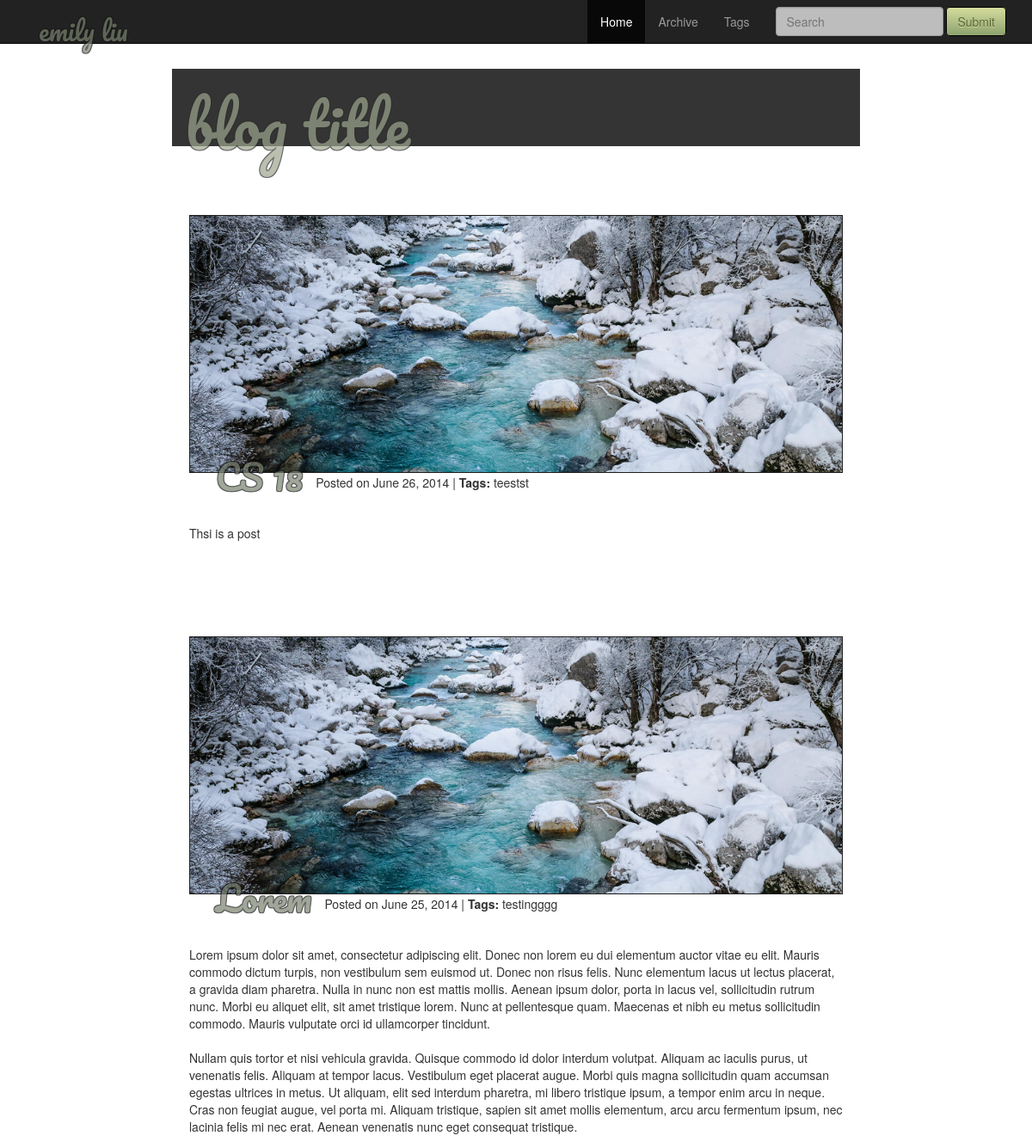
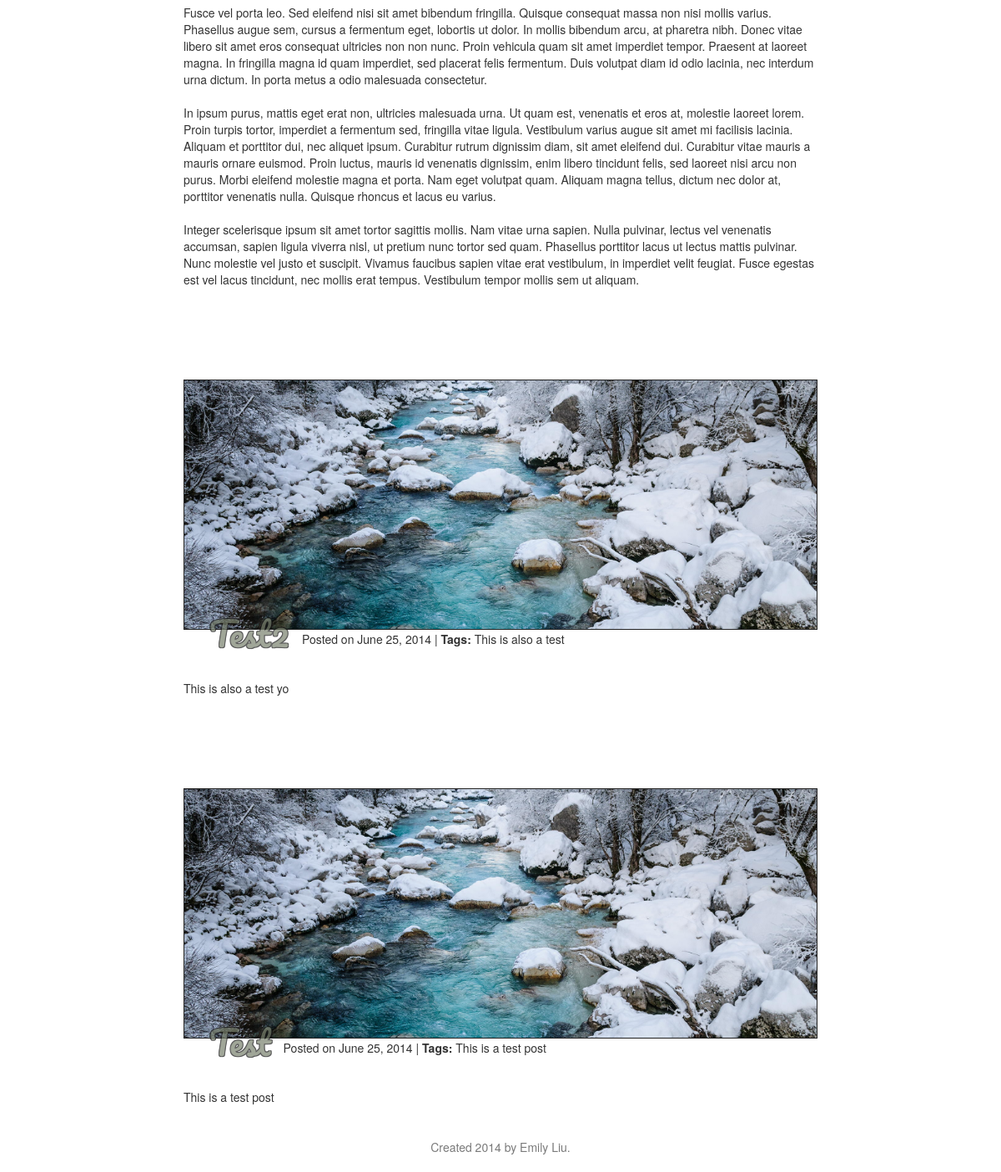
The page / on the database its author committed (2 pictures, top to bottom).
### blog/models.py (models this page shows, shortened)
class Post(models.Model):
        title = models.CharField(max_length=255)
        slug = models.SlugField(unique=True, max_length=255)
        description = models.CharField(max_length=255)
        content = models.TextField()
        published = models.BooleanField(default=True)
        created = models.DateTimeField(auto_now_add=True)
        class Meta:
            ordering = ['-created']
        def get_absolute_url(self):
            return reverse('blog.views.post', args=[self.slug])

### blog/views.py (the view)
# urls.py: url(r'^$', 'blog.views.index'),
def index(request):
    posts = Post.objects.filter(published=True)
    return render(request, 'blog/index.html', {'posts': posts})

### templates/blog/index.html
<!DOCTYPE html>
{% extends 'blog/base.html' %}
{% block header %}blog title{% endblock %}
{% block content %}
	{% for post in posts %}
	<div class = "post">
                <div class = "container" style="width:800px; margin:0 auto; background-image:url('{{STATIC_URL}}bg.png');
                            height:60px; padding:20px;">
                </div>
                <div class = "container" style="width:800px; margin:0 auto; background-image:url('{{STATIC_URL}}bg.png');
                            height:auto; padding:20px;">
                    <div class = "container" style="border: 1px solid #1f1f1f;
                            margin:0 auto; background-image:url('{{STATIC_URL}}dog.jpg');
                            height:300px; width:auto; ground-repeat:no-repeat; background-position:center; background-size:cover;">
                        <br><br><br><br><br><br><br><br><br><br><br><br><br>
                            <a href = "{{post.get_absolute_url}}" class = "navbar-brand-2" style="font-size:40px;">
                                {{post.title}}
                            </a>
                            <br><br>Posted on <time datetime="{{post.created|date:"c"}}">{{post.created|date}}</time> | <B>Tags:</B> {{post.description}}
                    </div>
                    <br>
                    <BR></BR><p>{{post.content|safe}}</p>
                </div>
	</div>
	{% endfor %}
{% endblock %}

### templates/blog/base.html (shortened to what this page needs)
<!DOCTYPE html>
<html>
    <head>
        <link href = "{{STATIC_URL}}css/bootstrap.min.css" rel = "stylesheet" type = "text/css">
        <link href = "{{STATIC_URL}}css/bootstrap.css" rel = "stylesheet" type = "text/css">
        <link href = "{{STATIC_URL}}styles.css" rel = "stylesheet" type = "text/css">
    </head>
    <body>
        <div class = "navbar navbar-inverse navbar-fixed-top">
            <div class = "container">
                <a href = "#" class = "navbar-brand-2">
                        emily liu
                </a>
                <div class = "collapse navbar-collapse navHeaderCollapse">
                    <ul class = "nav navbar-nav navbar-right" style="78806dcolor: #78806d;">
                        <li class="active"}><a href = "#">Home</a></li>
                        <li><a href = "#arc">Archive</a></li>
                        <li><a href = "#tags">Tags</a></li>
                        <form class="navbar-form navbar-left" role="search">
                            <div class="form-group">
                              <input type="text" class="form-control" placeholder="Search">
                            </div>
                            <button type="submit" class="btn btn-default">Submit</button>
                        </form>
                    </ul>
                </div>
            </div>
        </div>
            <div style="width:800px; margin:0 auto; background-color:#1f1f1f; padding:0px; height:90px; text-align:center;
                        opacity:0.9; padding-top:-20px;">
                <a href = "#" class = "navbar-brand-2" style="font-size:70px; color:#929b80;">
                    <center>{% block header %}{% endblock %}</center>
                </a>
            </div>
			{% block content %}
			{% endblock %}
        <div class="footer" style="padding-top:10px; padding-bottom:10px;">
            <div class="container" align="center" style="color: #7a7a7a;">
                <p class="muted credit">Created 2014 by Emily Liu.</p>
            </div>
        </div>
    </body>
</html>

### djBlog/static/styles.css (style rules this page uses)
body { background-image: url(IMG_0708.jpg); background-size: 400%; background-repeat:no-repeat; background-position: top left; background-attachment: fixed; }
.btn-default { text-shadow: 0 1px 0 #d5dc9d; color:#5a663c; background-image: -webkit-linear-gradient(top, #d5dc9d 0%, #8da26e 100%); background-image: linear-gradient(to bottom, #d5dc9d 0%, #8da26e 100%); filter: progid:DXImageTransform.Microsoft.gradient(startColorstr='#ffffffff', endColorstr='#ffe0e0e0', GradientType=0); filter: progid:DXImageTransform.Microsoft.gradient(enabled = false); background-repeat: repeat-x; border-color: #000; }
.navbar-brand-2 { opacity:0.7; color:#78806d; font-family: 'Pacifico', cursive; font-size:30px; text-shadow: -1px -1px 0 #171717, 1px -1px 0 #171717, -1px 1px 0 #171717, 1px 1px 0 #171717; float: left; height: 50px; padding: 15px 15px; }
.form-control { opacity:0.7; display: block; width: 100%; height: 34px; padding: 6px 12px; font-size: 14px; line-height: 1.42857143; color: #555; background-color: #fff; background-image: none; border: 1px solid #ccc; border-radius: 4px; -webkit-box-shadow: inset 0 1px 1px rgba(0, 0, 0, .075); box-shadow: inset 0 1px 1px rgba(0, 0, 0, .075); -webkit-transition: border-color ease-in-out .15s, box-shadow ease-in-out .15s; transition: border-color ease-in-out .15s, box-shadow ease-in-out .15s; }

### rows shown on the page
Post: title "CS 18", created "June 26, 2014", description "teestst", content "Thsi is a post"
Post: title "Lorem", created "June 25, 2014", description "testingggg", content "Lorem ipsum dolor sit amet, consectetur adipiscing elit. Donec non lorem eu dui elementum auctor vitae eu elit. Mauris commodo dictum turpis, non vestibulum sem euismod ut. Donec non risus felis. Nunc elementum lacus ut lectus placerat, a gravida diam pharetra. Nulla in nunc non est mattis mollis. Aenean ipsum dolor, porta in lacus vel, sollicitudin rutrum nunc. Morbi eu aliquet elit, sit amet tristique lorem. Nunc at pellentesque quam. Maecenas et nibh eu metus sollicitudin commodo. Mauris vulputate orci id ullamcorper tincidunt. Nullam quis tortor et nisi vehicula gravida. Quisque commodo id dolor interdum volutpat. Aliquam ac iaculis purus, ut venenatis felis. Aliquam at tempor lacus.…"
Post: title "Test2", created "June 25, 2014", description "This is also a test", content "This is also a test yo"
Post: title "Test", created "June 25, 2014", description "This is a test post", content "This is a test post"
